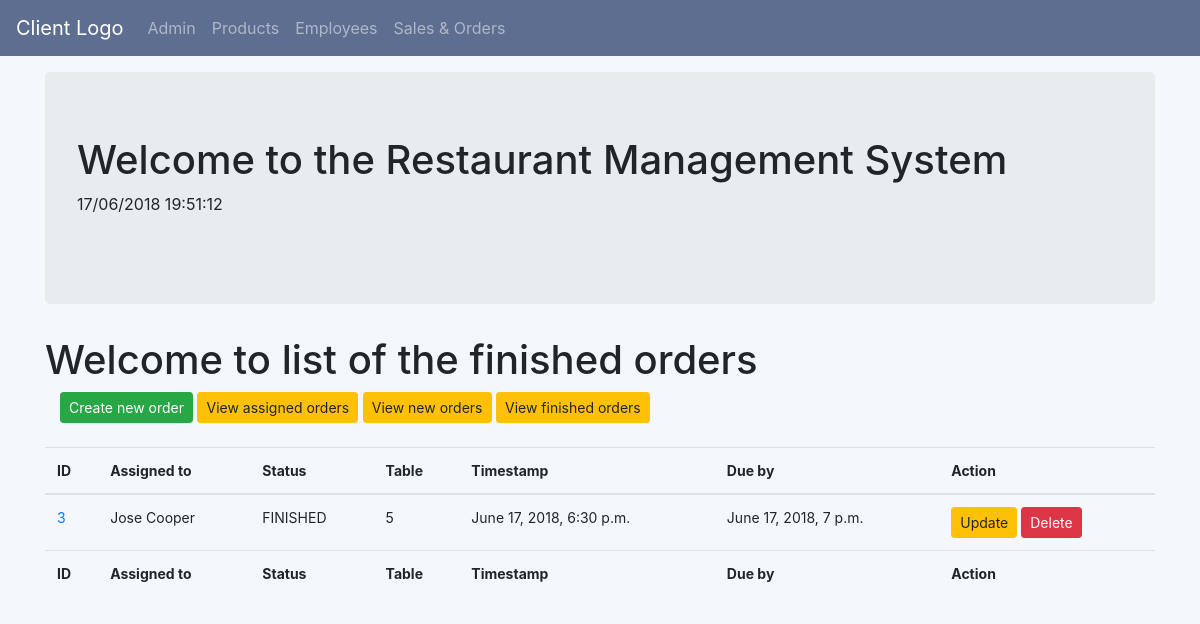
The app's page /oms/finishedorderlist/ with its own data.
### oms/models.py (models this page shows, shortened)
class Order (models.Model):
    STATUS_CHOICES = (
    ('NEW','NEW'),
    ('ASSIGNED','ASSIGNED'),
    ('FINISHED','FINISHED'),
    ('CLOSED','CLOSED'),
    )
    assigned = models.ForeignKey(Employee,on_delete=models.CASCADE, related_name='assigned', verbose_name='Assigned to')
    status = models.CharField(
        max_length=256,
        choices=STATUS_CHOICES,
        default='NEW',
    )
    total = models.DecimalField(max_digits=5, decimal_places=2)
    product = models.ManyToManyField(Product)
    table = models.PositiveIntegerField(validators=[MaxValueValidator(15),])
    timestamp = models.DateTimeField(default=timezone.now())
    due_date = models.DateTimeField(default=timezone.now()+timedelta(minutes=30))
    @property
    def total(self):
        result = self.product.aggregate(Sum('price'))
        return result['price__sum']

class Employee(models.Model):
    fname = models.CharField(blank=True, max_length=100, verbose_name='First name')
    lname = models.CharField(blank=True, max_length=100, verbose_name='Last name')
    country = CountryField()
    address = models.CharField(blank=True, max_length=100, verbose_name='Postal address')
    telephone = models.IntegerField(null=True, blank=True)
    active = models.BooleanField(default=True, verbose_name='Is active')
    def __str__(self):
        return self.fname +' '+ self.lname

### oms/views.py (the view)
# urls.py: path('finishedorderlist/',views.FinishedOrderListView.as_view(),name='finished_order_list'),
class FinishedOrderListView(ListView):
    context_object_name = 'orders'
    model = models.Order
    queryset = Order.objects.order_by('id')
    queryset = Order.objects.filter(status='FINISHED')
    template_name = 'oms/finished_order_list.html'

### oms/templates/oms/finished_order_list.html
{% extends "oms/oms_base.html" %}
{% block body_block %}
<h1>Welcome to list of the finished orders</h1>
<div class="container">
    <a class = 'btn btn-success btn-sm 'href="{% url 'oms:order_create'%}">Create new order</a>
    <a class = 'btn btn-warning btn-sm 'href="{% url 'oms:assigned_order_list'%}">View assigned orders</a>
    <a class = 'btn btn-warning btn-sm 'href="{% url 'oms:new_order_list'%}">View new orders</a>
    <a class = 'btn btn-warning btn-sm 'href="{% url 'oms:finished_order_list'%}">View finished orders</a>
    <br></br>
</div>
    <table style="font-size:14px;" class="table table-hover" style='width:100%'>
        <thead>
            <tr>
                <th>ID</th>
                <th>Assigned to</th>
                <th>Status</th>
                <th>Table</th>
                <th>Timestamp</th>
                <th>Due by</th>
                <th>Action</th>
            </tr>
        </thead>
        <tbody>
            {% for order in orders %}
            <tr>
                <td> <a href="{{order.id}}">{{order.id}}</a></td>
                <td> {{order.assigned}}
                <td> {{order.status}} </td>
                <td> {{order.table}} </td>
                <td> {{order.timestamp}} </td>
                <td> {{order.due_date}} </td>
                <td>
                    <a class = 'btn btn-warning btn-sm' href="{% url 'oms:order_update' pk=order.pk %}">Update</a>
                    <a class = 'btn btn-danger btn-sm' href="{% url 'oms:order_delete' pk=order.pk %}">Delete</a>
                </td>
            </tr>
            {% endfor %}
        </tbody>
        <tfoot>
            <tr>
                <th>ID</th>
                <th>Assigned to</th>
                <th>Status</th>
                <th>Table</th>
                <th>Timestamp</th>
                <th>Due by</th>
                <th>Action</th>
            </tr>
       </tfoot>
    </table>
{% endblock %}

### records on screen
Order: id "3", assigned "Jose Cooper", status "FINISHED", table "5", timestamp "June 17, 2018, 6:30 p.m.", due_date "June 17, 2018, 7 p.m."
